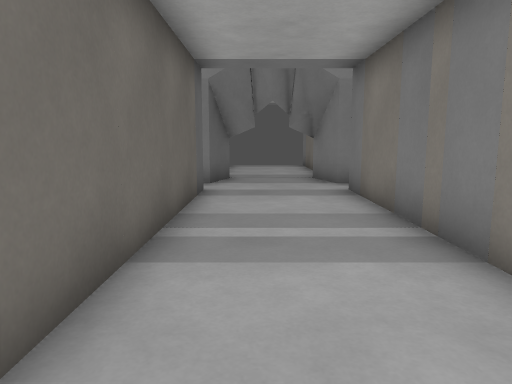
view 1 (above)

13 first-person views from a walk through a Godot game level. The camera is 1.2 m above the floor, tilts 8° down and sees 70° across. The floor is counted in squares, 1 m on a side. Each view is taken from the middle of a square. On the plan, view 1 faces up. The plan holds only what a view shows up to about 15 squares ahead; the rest is blank. The place goes on beyond the plan.

view 2
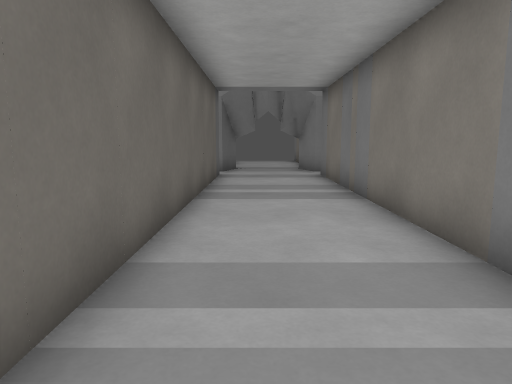

view 3
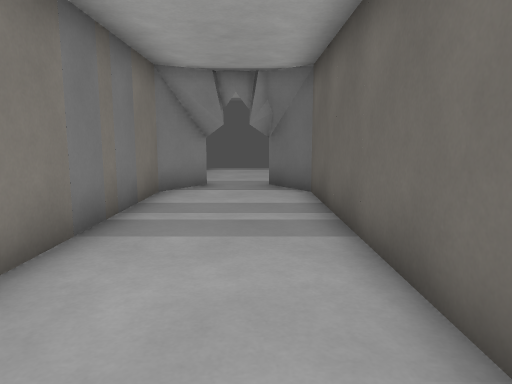

view 4
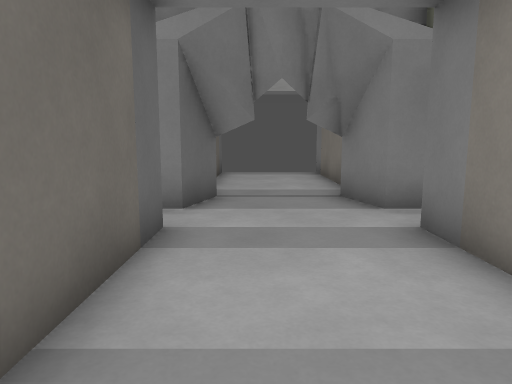

view 5
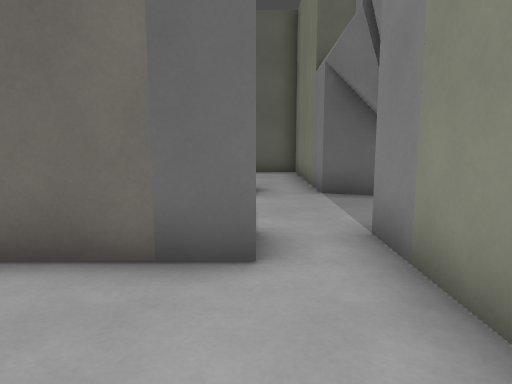

view 6
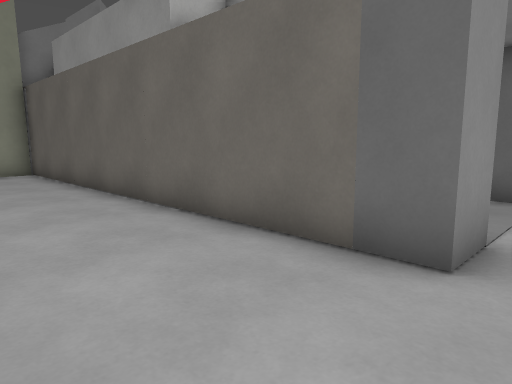

view 7
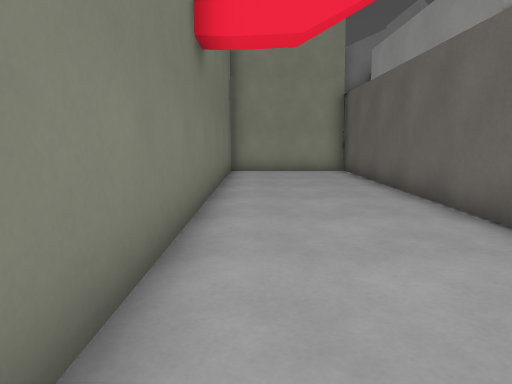

view 8
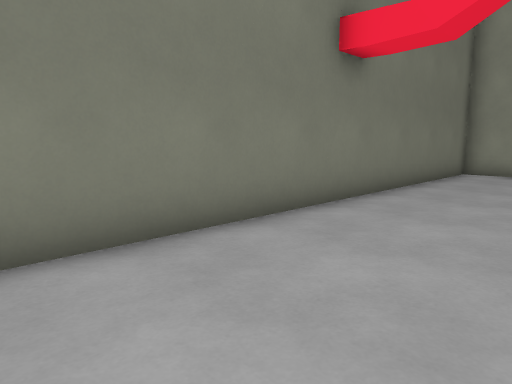

view 9
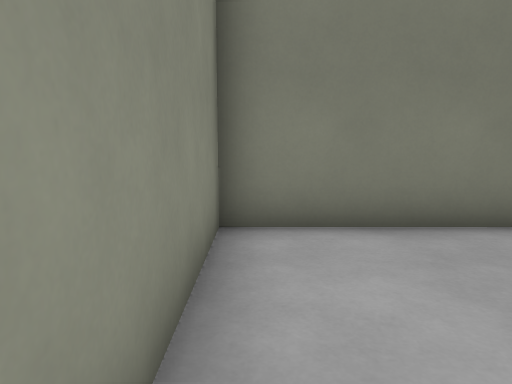

view 10
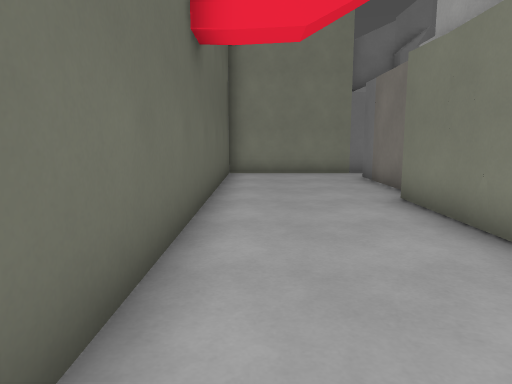

view 11
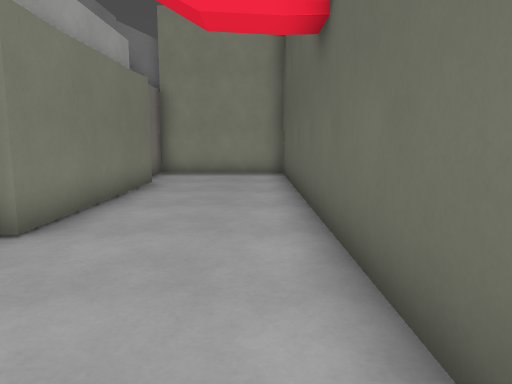

view 12
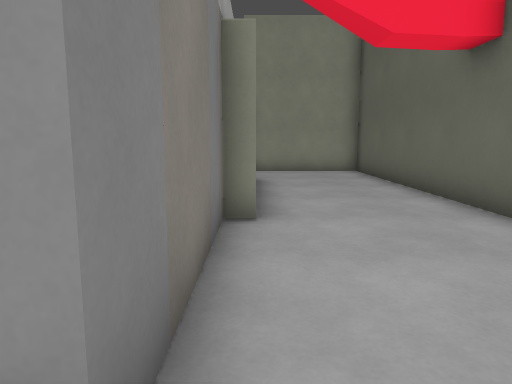

view 13
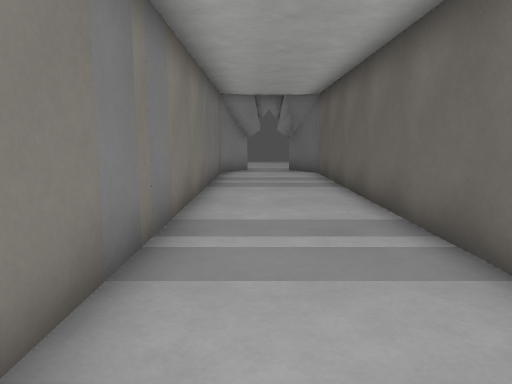

### Floor plan
Points are (right, up) in squares from view 1. A wall is a line through its corners. A room is listed if a view was taken in it or the views show most of it. See-through windows are left out.
Room 1 (views 1, 2, 3, 4, 9, 13)
walls: (-1.3, 9) (-1.3, -4.6) (-0.4, -5.9) (0.2, -5.6); (-2.5, 9) (-2.1, 9); (3.5, 10.5) (2.3, 10.5) (1.9, 11.9) (1, 11.6); (0, 11.5) (-1, 11.7); (-0.8, 12.1) (-1.3, 10.5) (-2.5, 10.5); (1.3, -6.1) (2.3, -4.6) (2.3, 9) (3.5, 9)
ways out: opening at (3, 10) to room 2; opening at (-2, 10) to room 3; gap at (0.5, -6); gap at (0.5, 12)
Room 2 (views 5, 6, 7, 8)
walls: (3.5, 9) (3.5, -4.5) (8, -4.5) (8, 10.5) (3.5, 10.5)
ways out: opening at (3, 10) to room 1
Room 3 (views 10, 11, 12)
walls: (-3, -1.5) (-3, 4.5) (-2.5, 4.5) (-2.5, 9); (-2.5, 10.5) (-7, 10.5) (-7, -4.5) (-2.5, -4.5) (-2.5, -3.2)
ways out: opening at (-2, 10) to room 1

Positions as (right, up) in squares from view 1, and headings:
1: (0, 0), facing up
2: (0, -4), facing up
3: (0, 4), facing down
4: (0, 4), facing up
5: (7, 9), facing left
6: (7, 10), facing down-left
7: (7, 10), facing down
8: (4, 10), facing down-right
9: (3, 10), facing right
10: (-6, -3), facing up
11: (-6, 9), facing down
12: (-3, 10), facing down
13: (1, 9), facing down
